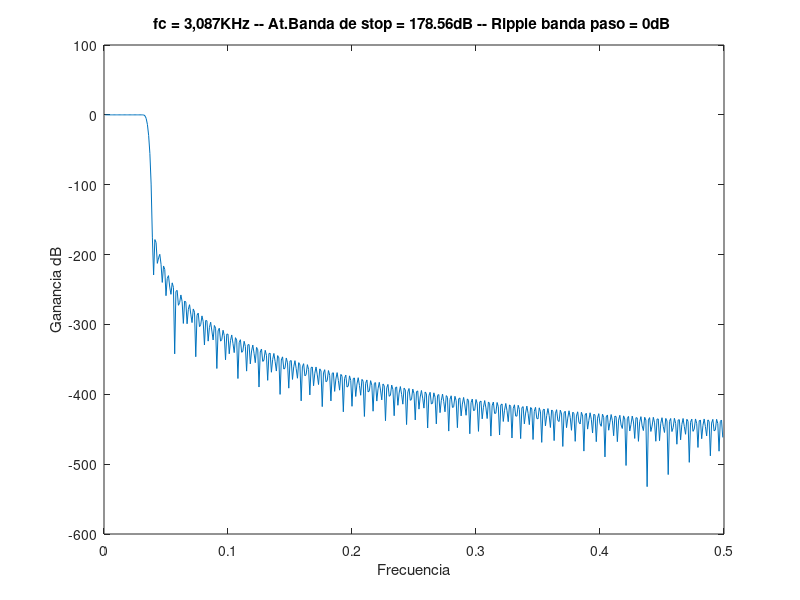
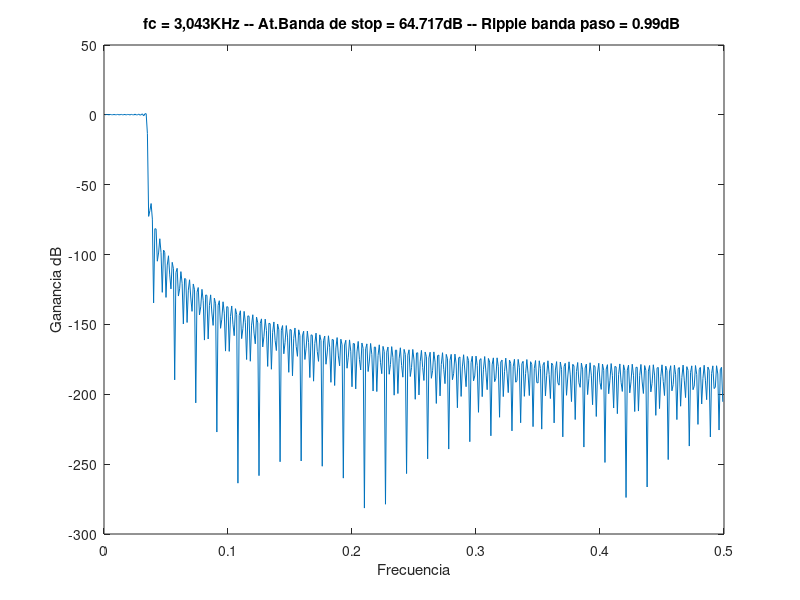
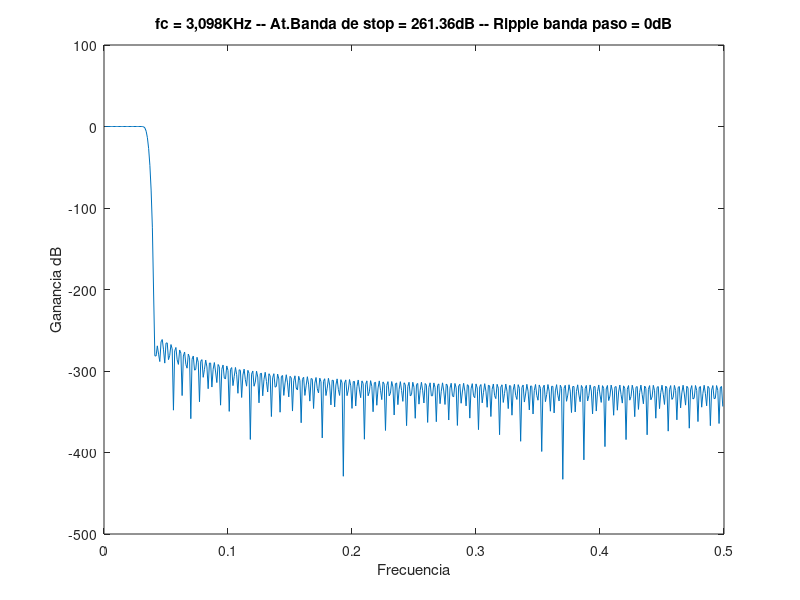

Write MATLAB code to recreate these figures, in order.
%------- frecuencias en herts -------------------------
fsample = 44100; % Equivale a 1 en frecuencia digital
fcorte  = 3000;  
BT = 500;         %Banda de transicion
% ------- Frecuencias digitales ----------------------
Fd_corte = fcorte/fsample;
%Fd_BT = 500/44100 = 0.0113378

%---- numero de taps
M = 707; %8/Fd_BT = 705,6

%--- generacion de funcion sinc(x)
s = zeros(M);
s_h = zeros((M-1)/2 + 1);
filtro1 = zeros(M);
filtro2 = zeros(M);
filtro3 = zeros(M);

for i=1:((M-1)/2)+1
    s_h(i)  = sinc( (i-1)*Fd_corte );
end

k=354;
for i=1 : (M-1)/2 
     s(i) = s_h(k);
     k=k-1;
end
k=354;
for i=1 : ((M-1)/2)+1
     s(k) = s_h(i);
     k=k+1;
end


vent1 = blackman(M);
vent2 = kaiser(M);
vent3 = chebwin(M);

for i=1 : M
    filtro1(i) = s(i) * vent1(i);
    filtro2(i) = s(i) * vent2(i);
    filtro3(i) = s(i) * vent3(i);
end

%busco respuesta en frecuencia
K=1000;
H1 = fft(filtro1,K);%blackman
H2 = fft(filtro2,K);%kaiser
H3 = fft(filtro3,K);%chebychev

%----- normalizacion ---------------
for i=1 : M
    filtro1(i) = (s(i) * vent1(i))/H1(1);
    filtro2(i) = (s(i) * vent2(i))/H2(1);
    filtro3(i) = (s(i) * vent3(i))/H3(1);
end

H1 = fft(filtro1,K);%blackman
H2 = fft(filtro2,K);%kaiser
H3 = fft(filtro3,K);%chebychev

%Paso a frecuencia digital
Y1 = zeros(K/2,1);
Y2 = zeros(K/2,1);
Y3 = zeros(K/2,1);
X = zeros(K/2,1);

for i=1 : (K/2-1)
    Y1(i,1) = H1(i);
    Y2(i,1) = H2(i);
    Y3(i,1) = H3(i);
end

for i=1 : (K/2-1)
    X(i,1) = i/K;
end

%Grafico superposicion de pasabajos y pasa altos
figure('Name','Ventana Blackman','NumberTitle','off')
plot( X, 20*log(abs(Y1)));
xlabel('Frecuencia')
ylabel('Ganancia dB')
title('fc = 3,087KHz -- At.Banda de stop = 178.56dB -- Ripple banda paso = 0dB ')
hold all

figure('Name','Ventana Kaiser','NumberTitle','off')
plot( X, 20*log(abs(Y2)));
xlabel('Frecuencia')
ylabel('Ganancia dB')
title('fc = 3,043KHz -- At.Banda de stop = 64.717dB -- Ripple banda paso = 0.99dB ')

figure('Name','Ventana Chebychev','NumberTitle','off')
plot( X, 20*log(abs(Y3)));
xlabel('Frecuencia')
ylabel('Ganancia dB')
title('fc = 3,098KHz -- At.Banda de stop = 261.36dB -- Ripple banda paso = 0dB')

    